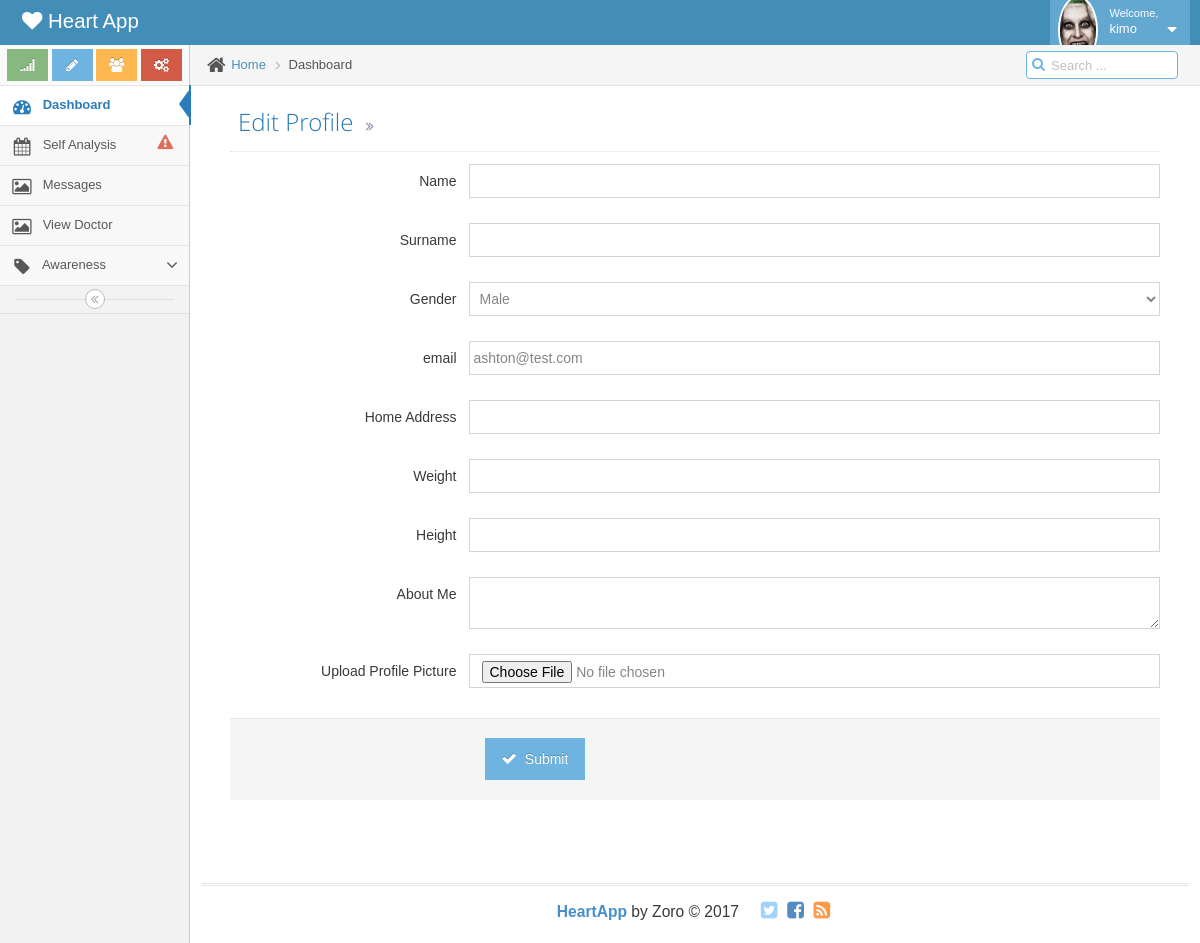
The page /edit_profile/2 (signed in) on the database its author committed.
### heart/models.py (models this page shows, shortened)
class User(db.Model, UserMixin):
    id = db.Column(db.Integer, primary_key=True)
    username = db.Column(db.String(80), unique=True)
    name = db.Column(db.String(100))
    surname = db.Column(db.String(100))
    gender = db.Column(db.String(50))
    location = db.Column(db.String(200))
    email = db.Column(db.String(120), unique=True)
    password_hash = db.Column(db.String(80))
    weight = db.Column(db.Float)
    height = db.Column(db.Float)
    bio = db.Column(db.Text)
    pic = db.Column(db.String(200))
    role = db.Column(db.String(20))
    flagged = db.Column(db.Boolean)
    feedback = db.relationship('PatientFeedBack', backref='user', lazy='dynamic')
    message = db.relationship('Query', backref='user', lazy='dynamic')
    mydoctor = db.Column(db.Integer, db.ForeignKey('doctor.id'))
    @property
    def password(self):
        raise AttributeError('password: write-only field')

### heart/views.py (the view, shortened to what this page needs)
@app.route('/edit_profile/<id>', methods=["GET","POST"])
@login_required
def editProfile(id):
    user = User.query.get(id)
    form = UserProfileForm()
    form.name.data = user.name
    form.surname.data = user.surname
    form.gender.data = user.gender
    form.weight.data = user.weight
    form.height.data = user.height
    form.location.data = user.location
    form.email.data = user.email
    form.about_me.data = user.bio
    form.photo.data = user.pic
    return render_template('editProfile.html', user=user, form=form)

### heart/forms.py
class UserProfileForm(FlaskForm):
	name = StringField('name', validators=[DataRequired()])
	surname = StringField('surname', validators=[DataRequired()])
	gender = SelectField('gender', choices=[('Male', 'Male'), ('Female', 'Female')])
	email = StringField('email', validators=[DataRequired()])
	weight = FloatField('weight')
	height = FloatField('height')
	location = StringField('location')
	about_me = TextAreaField('about_me', validators=[Length(min=0, max=140)])
	photo = FileField('photo', validators=[FileAllowed(['jpg', 'png', 'jpeg'], 'Images only')])
	password = PasswordField('password')

### heart/views.py (called while the page is built)
@login_manager.user_loader
def load_user(userid):
	return User.query.get(int(userid))

### heart/templates/editProfile.html (shortened to what this page needs)
{% extends 'base.html' %}
{% from "form_macros.html" import render_field %}
{% block content %}
<div class="page-content">
		<div class="page-header">
			<h1>
				Edit Profile
				<small>
					<i class="ace-icon fa fa-angle-double-right"></i>
				</small>
			</h1>
		</div>
		<div class="row">
			<div class="col-xs-12">
				<form action="" method="post" enctype="multipart/form-data" name="editProfile" class="form-horizontal" role="form">
					<div class="form-group">
						<label class="col-sm-3 control-label no-padding-right" for="form-field-1"> Name </label>
						<div class="col-sm-9">
							{{ render_field(form.name, class="form-control") }}
						</div>
					</div>
					<div class="form-group">
						<label class="col-sm-3 control-label no-padding-right" for="form-field-1"> Surname </label>
						<div class="col-sm-9">
							{{ render_field(form.surname, class="form-control") }}
						</div>
					</div>
					<div class="form-group">
						<label class="col-sm-3 control-label no-padding-right" for="form-field-1"> Gender </label>
						<div class="col-sm-9">
							{{ render_field(form.gender, class="form-control") }}
						</div>
					</div>
					<div class="form-group">
						<label class="col-sm-3 control-label no-padding-right" for="form-field-1"> email </label>
						<div class="col-sm-9">
							{{ render_field(form.email, class="form-control") }}
						</div>
					</div>
					<div class="form-group">
						<label class="col-sm-3 control-label no-padding-right" for="form-field-1"> Home Address </label>
						<div class="col-sm-9">
							{{ render_field(form.location, class="form-control") }}
						</div>
					</div>
					<div class="form-group">
						<label class="col-sm-3 control-label no-padding-right" for="form-field-1"> Weight </label>
						<div class="col-sm-9">
							{{ render_field(form.weight, class="form-control") }}
						</div>
					</div>
					<div class="form-group">
						<label class="col-sm-3 control-label no-padding-right" for="form-field-1"> Height </label>
						<div class="col-sm-9">
							{{ render_field(form.height, class="form-control") }}
						</div>
					</div>
					<div class="form-group">
						<label class="col-sm-3 control-label no-padding-right" for="form-field-1"> About Me </label>
						<div class="col-sm-9">
							{{ render_field(form.about_me, class="form-control") }}
						</div>
					</div>
					<div class="form-group">
						<label class="col-sm-3 control-label no-padding-right" for="form-field-1"> Upload Profile Picture </label>
						<div class="col-sm-9">
							{{ render_field(form.photo, class="form-control") }}
						</div>
					</div>
					<div class="clearfix form-actions">
						<div class="col-md-offset-3 col-md-9">
							<button class="btn btn-info" type="submit">
								<i class="ace-icon fa fa-check bigger-110"></i>
								Submit
							</button>
						</div>
					</div>
				</form>
			</div>
		</div>
	</div>
{% endblock %}

### heart/templates/base.html (shortened to what this page needs)
<!DOCTYPE html>
<html lang="en">
	<head>
		<link rel="stylesheet" href="{{ url_for('static', filename='assets/css/bootstrap.min.css') }}" />
		<link rel="stylesheet" href="{{ url_for('static', filename='assets/font-awesome/4.5.0/css/font-awesome.min.css')  }}" />
		<link rel="stylesheet" href="{{ url_for('static', filename='assets/css/ace.min.css') }}" class="ace-main-stylesheet" id="main-ace-style" />
		<link rel="stylesheet" href="{{ url_for('static', filename='assets/css/ace-skins.min.css') }}" />
		<link rel="stylesheet" href="{{ url_for('static', filename='assets/css/ace-rtl.min.css') }}" />
	</head>
	<body class="no-skin" >
		<div id="navbar" class="navbar navbar-default          ace-save-state">
			<div class="navbar-container ace-save-state" id="navbar-container">
				<div class="navbar-header pull-left">
					<a href="" class="navbar-brand">
						<small>
							<i class="fa fa-heart"></i>
							Heart App
						</small>
					</a>
				</div>
				<div class="navbar-buttons navbar-header pull-right" role="navigation">
					<ul class="nav ace-nav">
						<li class="light-blue dropdown-modal">
							<a data-toggle="dropdown" href="#" class="dropdown-toggle">
								{% if current_user.pic %}
								<img class="nav-user-photo" src="{{ url_for('static', filename='images/' + current_user.pic) }}" alt="" />
								{% else %}
								<img class="nav-user-photo" src="{{ url_for('static', filename='assets/images/avatars/avatar.png') }}" alt="" />
								{% endif %}
								<span class="user-info">
									<small>Welcome,</small>
									{{ current_user.username }}
								</span>
								<i class="ace-icon fa fa-caret-down"></i>
							</a>
						</li>
					</ul>
				</div>
			</div>
		</div>
		<div class="main-container ace-save-state" id="main-container">
			<div id="sidebar" class="sidebar                  responsive                    ace-save-state">
				<div class="sidebar-shortcuts" id="sidebar-shortcuts">
					<div class="sidebar-shortcuts-large" id="sidebar-shortcuts-large">
						<button class="btn btn-success">
							<i class="ace-icon fa fa-signal"></i>
						</button>
						<button class="btn btn-info">
							<i class="ace-icon fa fa-pencil"></i>
						</button>
						<button class="btn btn-warning">
							<i class="ace-icon fa fa-users"></i>
						</button>
						<button class="btn btn-danger">
							<i class="ace-icon fa fa-cogs"></i>
						</button>
					</div>
				</div>
				<ul class="nav nav-list">
					<li class="active">
						<a href="{{ url_for('home') }}">
							<i class="menu-icon fa fa-tachometer"></i>
							<span class="menu-text"> Dashboard </span>
						</a>
					</li>
					<li class="">
						<a href="{{ url_for('analyze') }}">
							<i class="menu-icon fa fa-calendar"></i>
							<span class="menu-text">
								Self Analysis
								<span class="badge badge-transparent tooltip-error" title="2 Important Events">
									<i class="ace-icon fa fa-exclamation-triangle red bigger-130"></i>
								</span>
							</span>
						</a>
					</li>
					<li class="">
						<a href="{{ url_for('allMessages') }}">
							<i class="menu-icon fa fa-picture-o"></i>
							<span class="menu-text"> Messages </span>
						</a>
					</li>
					<li class="">
						{% if current_user.mydoctor %}
						<a href="{{ url_for('my_doctor', id=current_user.mydoctor) }}">
							<i class="menu-icon fa fa-picture-o"></i>
							<span class="menu-text"> View Doctor </span>
						</a>
						{% else %}
						<a href="#">
							<i class="menu-icon fa fa-picture-o"></i>
							<span class="menu-text"> No Doctor Yet </span>
						</a>
						{% endif %}
					</li>
					<li class="">
						<a href="#" class="dropdown-toggle">
							<i class="menu-icon fa fa-tag"></i>
							<span class="menu-text"> Awareness  </span>
							<b class="arrow fa fa-angle-down"></b>
						</a>
					</li>
				</ul>
				<div class="sidebar-toggle sidebar-collapse" id="sidebar-collapse">
					<i id="sidebar-toggle-icon" class="ace-icon fa fa-angle-double-left ace-save-state" data-icon1="ace-icon fa fa-angle-double-left" data-icon2="ace-icon fa fa-angle-double-right"></i>
				</div>
			</div>
			<div class="main-content">
				<div class="main-content-inner">
					<div class="breadcrumbs ace-save-state" id="breadcrumbs">
						<ul class="breadcrumb">
							<li>
								<i class="ace-icon fa fa-home home-icon"></i>
								<a href="#">Home</a>
							</li>
							<li class="active">Dashboard</li>
						</ul>
						<div class="nav-search" id="nav-search">
							<form class="form-search">
								<span class="input-icon">
									<input type="text" placeholder="Search ..." class="nav-search-input" id="nav-search-input" autocomplete="off" />
									<i class="ace-icon fa fa-search nav-search-icon"></i>
								</span>
							</form>
						</div>
					</div>
					<div class="page-content">
						{% block content %}{% endblock %}
					</div>
				</div>
			</div>
			<div class="footer">
				<div class="footer-inner">
					<div class="footer-content">
						<span class="bigger-120">
							<span class="blue bolder">HeartApp</span>
							by Zoro &copy; 2017
						</span>
						<span class="action-buttons">
							<a href="#">
								<i class="ace-icon fa fa-twitter-square light-blue bigger-150"></i>
							</a>
							<a href="#">
								<i class="ace-icon fa fa-facebook-square text-primary bigger-150"></i>
							</a>
							<a href="#">
								<i class="ace-icon fa fa-rss-square orange bigger-150"></i>
							</a>
						</span>
					</div>
				</div>
			</div>
		</div>
	</body>
</html>

### heart/templates/form_macros.html (shortened to what this page needs)
{% macro render_field(field) %}
	<tr{% if field.errors %} class="error" {% endif %}>
		<td>{{ field(**kwargs)|safe }}</td>
	</tr>
{% endmacro %}

### heart/templates/base.html (style rules this page uses)
body { font-family: 'Muli', 'Helvetica', 'Arial', 'sans-serif'; }

### rows shown on the page
User: pic (picture), username "kimo"
User: gender "Male", email "ashton@test.com"
